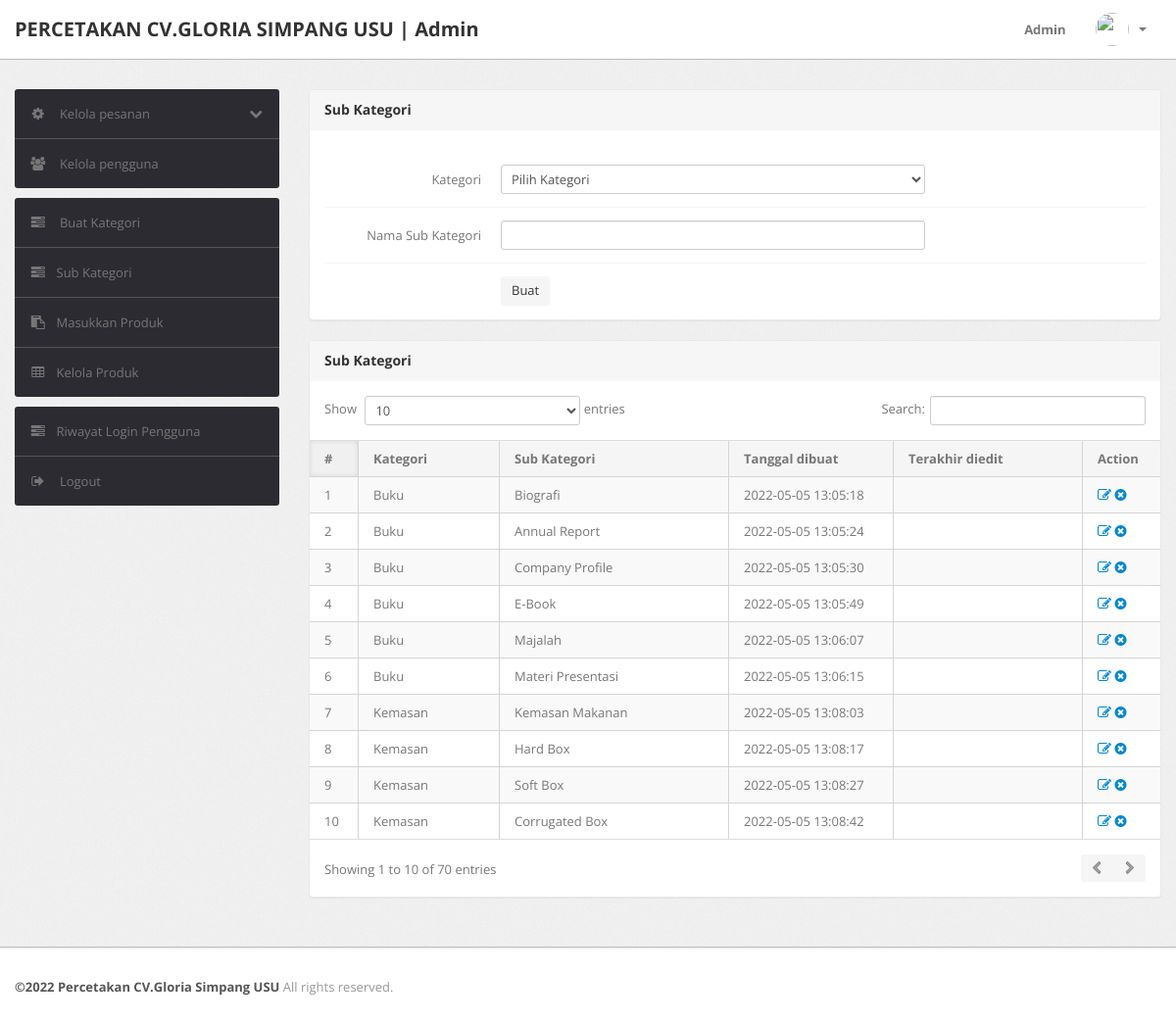
/percetakan/admin/subcategory.php (signed in), run on the app's committed database.
### tables this page shows
CREATE TABLE `subcategory` (
  `id` int(11) NOT NULL,
  `categoryid` int(11) DEFAULT NULL,
  `subcategory` varchar(255) DEFAULT NULL,
  `creationDate` timestamp NULL DEFAULT current_timestamp(),
  `updationDate` varchar(255) DEFAULT NULL
);

CREATE TABLE `category` (
  `id` int(11) NOT NULL,
  `categoryName` varchar(255) DEFAULT NULL,
  `categoryDescription` longtext DEFAULT NULL,
  `creationDate` timestamp NOT NULL DEFAULT current_timestamp(),
  `updationDate` varchar(255) DEFAULT NULL
);

### percetakan/admin/subcategory.php (the view, shortened to what this page needs)
<?php
include('include/config.php');
if(strlen($_SESSION['alogin'])==0)
	{
header('location:index.php');
}
else{
?>
<!DOCTYPE html>
<html lang="en">
<head>
	<link type="text/css" href="bootstrap/css/bootstrap.min.css" rel="stylesheet">
	<link type="text/css" href="bootstrap/css/bootstrap-responsive.min.css" rel="stylesheet">
	<link type="text/css" href="css/theme.css" rel="stylesheet">
	<link type="text/css" href="images/icons/css/font-awesome.css" rel="stylesheet">
</head>
<body>
<?php include('include/header.php');?>
	<div class="wrapper">
		<div class="container">
			<div class="row">
<?php include('include/sidebar.php');?>
			<div class="span9">
					<div class="content">
						<div class="module">
							<div class="module-head">
								<h3>Sub Kategori</h3>
							</div>
							<div class="module-body">
									<br />
			<form class="form-horizontal row-fluid" name="subcategory" method="post" >
<div class="control-group">
<label class="control-label" for="basicinput">Kategori</label>
<div class="controls">
<select name="category" class="span8 tip" required>
<option value="">Pilih Kategori</option>
</select>
</div>
</div>
<div class="control-group">
<label class="control-label" for="basicinput">Nama Sub Kategori</label>
<div class="controls">
<input type="text" ="Enter SubCategory Name"  name="subcategory" class="span8 tip" required>
</div>
</div>
	<div class="control-group">
											<div class="controls">
												<button type="submit" name="submit" class="btn">Buat</button>
											</div>
										</div>
									</form>
							</div>
						</div>
	<div class="module">
							<div class="module-head">
								<h3>Sub Kategori</h3>
							</div>
							<div class="module-body table">
								<table cellpadding="0" cellspacing="0" border="0" class="datatable-1 table table-bordered table-striped	 display" width="100%">
									<thead>
										<tr>
											<th>#</th>
											<th>Kategori</th>
											<th>Sub Kategori</th>
											<th>Tanggal dibuat</th>
											<th>Terakhir diedit</th>
											<th>Action</th>
										</tr>
									</thead>
									<tbody>
<?php $query=mysqli_query($con,"select subcategory.id,category.categoryName,subcategory.subcategory,subcategory.creationDate,subcategory.updationDate from subcategory join category on category.id=subcategory.categoryid");
$cnt=1;
while($row=mysqli_fetch_array($query))
{
?>
										<tr>
											<td><?php echo htmlentities($cnt);?></td>
											<td><?php echo htmlentities($row['categoryName']);?></td>
											<td><?php echo htmlentities($row['subcategory']);?></td>
											<td> <?php echo htmlentities($row['creationDate']);?></td>
											<td><?php echo htmlentities($row['updationDate']);?></td>
											<td>
											<a href="edit-subcategory.php?id=<?php echo $row['id']?>" ><i class="icon-edit"></i></a>
											<a href="subcategory.php?id=<?php echo $row['id']?>&del=delete" onClick="return confirm('Are you sure you want to delete?')"><i class="icon-remove-sign"></i></a></td>
										</tr>
										<?php $cnt=$cnt+1; } ?>
								</table>
							</div>
						</div>
					</div>
				</div>
			</div>
		</div>
	</div>
<?php include('include/footer.php');?>
</body>
<?php } ?>

### data on the page
subcategory: categoryid.categoryName "Buku", subcategory "Biografi", creationDate "2022-05-05 13:05:18"
subcategory: categoryid.categoryName "Buku", subcategory "Annual Report", creationDate "2022-05-05 13:05:24"
subcategory: categoryid.categoryName "Buku", subcategory "Company Profile", creationDate "2022-05-05 13:05:30"
subcategory: categoryid.categoryName "Buku", subcategory "E-Book", creationDate "2022-05-05 13:05:49"
subcategory: categoryid.categoryName "Buku", subcategory "Majalah", creationDate "2022-05-05 13:06:07"
subcategory: categoryid.categoryName "Buku", subcategory "Materi Presentasi", creationDate "2022-05-05 13:06:15"
subcategory: categoryid.categoryName "Kemasan", subcategory "Kemasan Makanan", creationDate "2022-05-05 13:08:03"
subcategory: categoryid.categoryName "Kemasan", subcategory "Hard Box", creationDate "2022-05-05 13:08:17"
subcategory: categoryid.categoryName "Kemasan", subcategory "Soft Box", creationDate "2022-05-05 13:08:27"
subcategory: categoryid.categoryName "Kemasan", subcategory "Corrugated Box", creationDate "2022-05-05 13:08:42"
